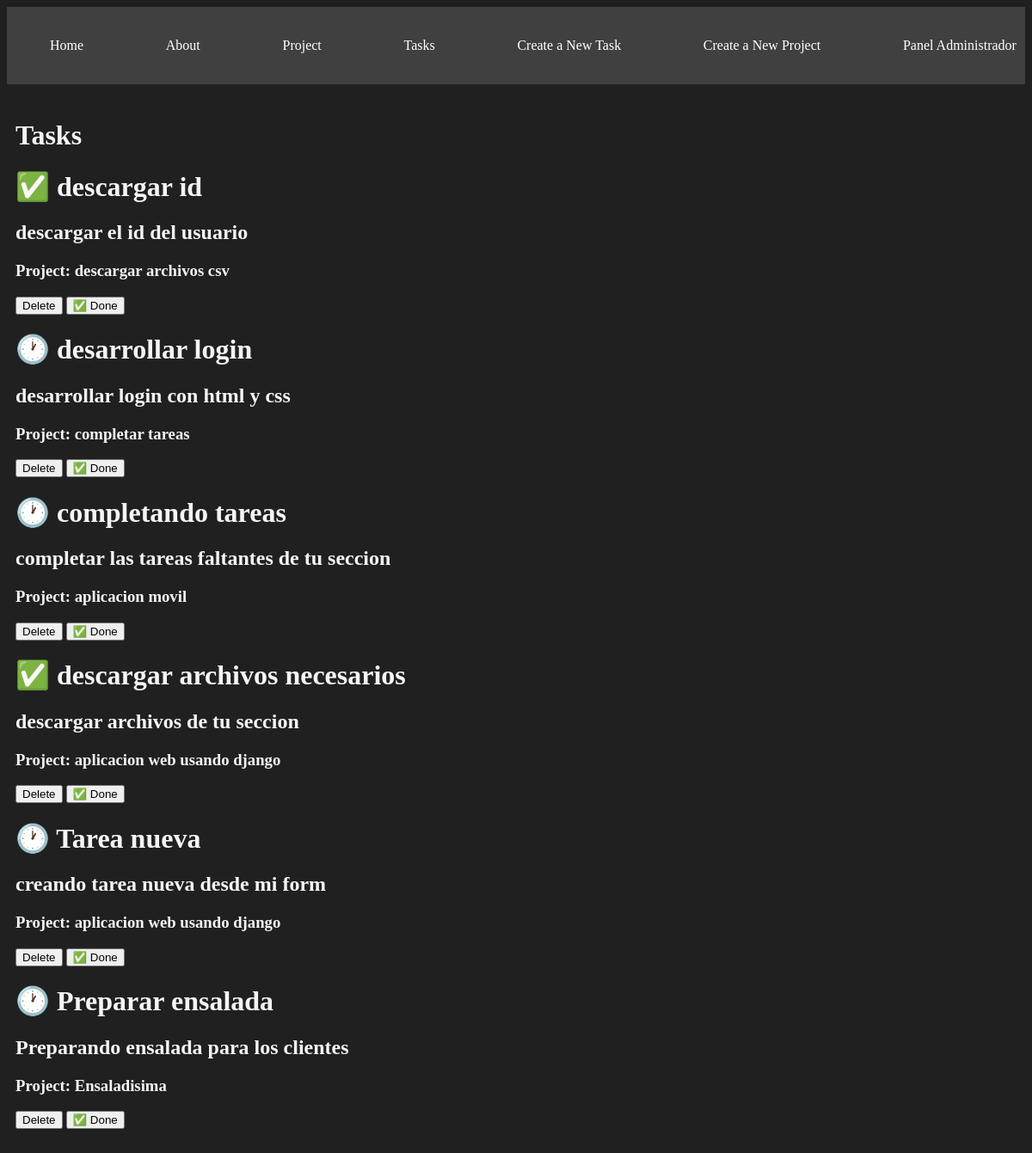
/tasks/, run on the app's committed database.
### myapp/models.py (models this page shows, shortened)
class Task(models.Model):
   title = models.CharField(max_length=200)
   description = models.TextField()
   project = models.ForeignKey(Project,on_delete=models.CASCADE)
   done=models.BooleanField(default=False)

class Project(models.Model):
   name = models.CharField(max_length=200)

### myapp/views.py (the view)
# urls.py: path('tasks/',views.tasks,name="tasks"),
def tasks(request):
   tasks= Task.objects.all()
   return render(request, 'task.html',{"tasks":tasks})

### myapp/templates/task.html (shortened to what this page needs)
{% extends 'layouts/base.html' %}
{% block content %}
<!DOCTYPE html>
<html lang="en">
<head>
</head>
<body>
   <h1>Tasks</h1>
   {% for task in tasks %}
   <h1>{% if task.done == False %} 🕐 {% else %} ✅ {% endif %}
   {{task.title}}
   </h1>
   <h2>{{ task.description}}</h2>
   <h3>Project: {{ task.project.name }}</h3>
   <button>Delete</button>
   <button>✅ Done</button>
   {% endfor %}
</body>
</html>
{% endblock %}

### myapp/templates/layouts/base.html (shortened to what this page needs)
{% load static %}
<!DOCTYPE html>
<html lang="en">
<head>
   <link rel="stylesheet" href="{% static 'style/main.css' %}">
</head>
<body>
   <nav class="navbar container">
      <ul>
         <li>
            <a  href="{% url 'index' %}">Home</a>
         </li>
         <li>
            <a  href="{% url 'about' %}">About</a>
         </li>
         <li>
            <a  href="{% url 'projects' %}">Project</a>
         </li>
         <li>
            <a  href="{% url 'tasks' %}">Tasks</a>
         </li>
         <li>
            <a  href="{% url 'create_task' %}">Create a New Task</a>
         </li>
         <li>
            <a  href="{% url 'create_project' %}">Create a New Project</a>
         </li>
         <li>
            <a  href="/admin">Panel Administrador</a>
         </li>
      </ul>
   </nav>
   <main class="container">
      {% block content %}
      {% endblock %}
   </main>
</body>
</html>

### myapp/static/style/main.css (style rules this page uses)
body { background:#202020; color:whitesmoke; }
.navbar { background-color: #404040; padding: 10px 0; }
.navbar ul { display: flex; justify-content: space-between; list-style: none; }
.navbar ul li a { text-decoration: none; color: white; }
.container { max-width: 1200px; margin: auto; padding: 20px 10px; }

### data on the page
Task: title "descargar id", description "descargar el id del usuario", project.name "descargar archivos csv"
Task: title "desarrollar login", description "desarrollar login con html y css", project.name "completar tareas"
Task: title "completando tareas", description "completar las tareas faltantes de tu seccion", project.name "aplicacion movil"
Task: title "descargar archivos necesarios", description "descargar archivos de tu seccion", project.name "aplicacion web usando django"
Task: title "Tarea nueva", description "creando tarea nueva desde mi form", project.name "aplicacion web usando django"
Task: title "Preparar ensalada", description "Preparando ensalada para los clientes", project.name "Ensaladisima"
